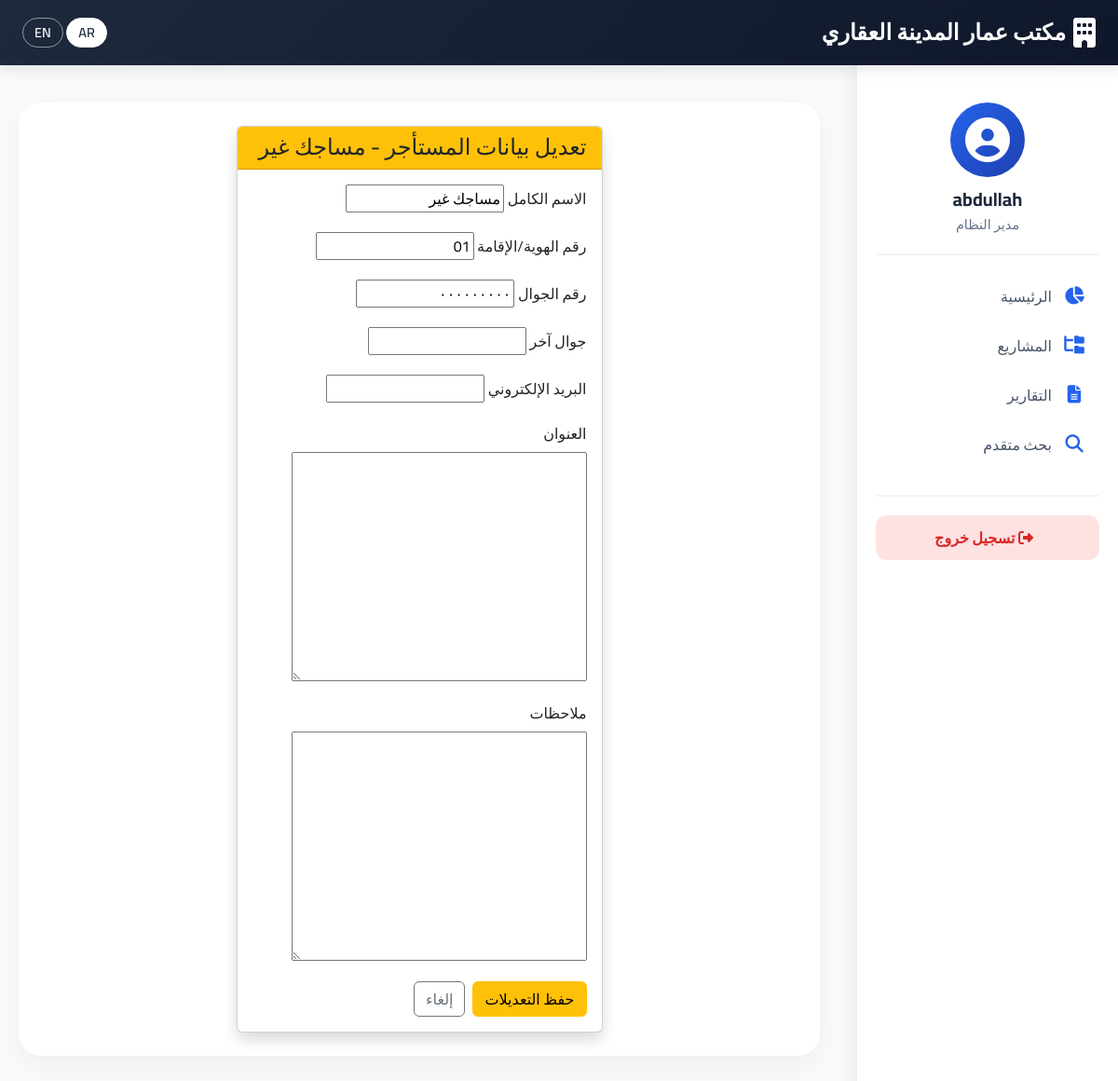
Page /edit/tenant/8/ (signed in) on the committed database.
### rentals/models.py (models this page shows, shortened)
class Tenant(models.Model):
    name = models.CharField(max_length=200, verbose_name="الاسم الكامل")
    identity_number = models.CharField(max_length=50, verbose_name="رقم الهوية/الإقامة")
    phone = models.CharField(max_length=20, verbose_name="رقم الجوال")
    phone2 = models.CharField(max_length=20, blank=True, verbose_name="جوال آخر")
    email = models.EmailField(blank=True, verbose_name="البريد الإلكتروني")
    address = models.TextField(blank=True, verbose_name="العنوان")
    id_image = models.ImageField(upload_to=tenant_id_path, verbose_name="صورة الهوية", blank=True, null=True)
    notes = models.TextField(blank=True, verbose_name="ملاحظات")
    is_deleted = models.BooleanField(default=False, verbose_name="محذوف؟")
    created_at = models.DateTimeField(auto_now_add=True)
    class Meta:
        verbose_name = "مستأجر"
        verbose_name_plural = "المستأجرون"
        ordering = ['name']
        unique_together = ['identity_number', 'is_deleted']  # يسمح بتكرار الرقم مع is_deleted=True

### rentals/views.py (the view)
# urls.py: path('edit/tenant/<int:pk>/', views.edit_tenant, name='edit_tenant'),
@login_required
@permission_required('rentals.change_tenant', raise_exception=True)
def edit_tenant(request, pk):
    tenant = get_object_or_404(Tenant, pk=pk, is_deleted=False)
    if request.method == 'POST':
        form = TenantForm(request.POST, request.FILES, instance=tenant)
        if form.is_valid():
            identity_number = normalize_arabic_numbers(form.cleaned_data['identity_number'])
            existing = Tenant.objects.filter(
                identity_number=identity_number,
                is_deleted=False
            ).exclude(pk=pk)
            if existing.exists():
                messages.error(request, _('رقم الهوية مستخدم مسبقاً من قبل مستأجر آخر.'))
                return render(request, 'rentals/edit_tenant.html', {'form': form, 'tenant': tenant})
            form.instance.identity_number = identity_number
            try:
                form.save()
                messages.success(request, _('تم تعديل بيانات المستأجر بنجاح.'))
                contract = tenant.contracts.first()
                if contract:
                    return redirect('unit_detail', pk=contract.unit.id)
                return redirect('home')
            except IntegrityError as e:
                messages.error(request, _('حدث خطأ في حفظ البيانات. الرقم مستخدم بالفعل أو مشكلة في القيد.'))
                return render(request, 'rentals/edit_tenant.html', {'form': form, 'tenant': tenant})
    else:
        form = TenantForm(instance=tenant)
    return render(request, 'rentals/edit_tenant.html', {'form': form, 'tenant': tenant})

### rentals/forms.py
class TenantForm(forms.ModelForm):
    class Meta:
        model = Tenant
        fields = ['name', 'identity_number', 'phone', 'phone2', 'email', 'address', 'notes']
        labels = {
            'name': _('الاسم الكامل'),
            'identity_number': _('رقم الهوية/الإقامة'),
            'phone': _('رقم الجوال'),
            'phone2': _('جوال آخر'),
            'email': _('البريد الإلكتروني'),
            'address': _('العنوان'),
            'notes': _('ملاحظات'),
        }
    def __init__(self, *args, **kwargs):
        super().__init__(*args, **kwargs)
        self.fields['phone2'].required = False
        self.fields['email'].required = False
        self.fields['address'].required = False
        self.fields['notes'].required = False

### rentals/templates/rentals/edit_tenant.html (shortened to what this page needs)
{% extends 'rentals/base.html' %}
{% load i18n %}
{% block content %}
<div class="row justify-content-center">
    <div class="col-md-8 col-lg-6">
        <div class="card shadow">
            <div class="card-header bg-warning text-dark">
                <h4 class="mb-0">{% trans "تعديل بيانات المستأجر" %} - {{ tenant.name }}</h4>
            </div>
            <div class="card-body">
                <form method="post">
                    {% for field in form %}
                        <div class="mb-3">
                            <label for="{{ field.id_for_label }}" class="form-label">{{ field.label }}</label>
                            {{ field }}
                        </div>
                    {% endfor %}
                    <div class="d-flex gap-2">
                        <button type="submit" class="btn btn-warning">{% trans "حفظ التعديلات" %}</button>
                        <a href="javascript:history.back()" class="btn btn-outline-secondary">{% trans "إلغاء" %}</a>
                    </div>
                </form>
            </div>
        </div>
    </div>
</div>
{% endblock %}

### rentals/templates/rentals/base.html (shortened to what this page needs)
<!DOCTYPE html>
{% load static i18n %}
<html lang="ar" dir="rtl">
<head>
    <link rel="stylesheet" href="https://cdn.jsdelivr.net/npm/bootstrap@5.3.2/dist/css/bootstrap.rtl.min.css">
    <link rel="stylesheet" href="https://cdnjs.cloudflare.com/ajax/libs/font-awesome/6.5.1/css/all.min.css">
</head>
<body>
    <nav class="navbar navbar-custom">
        <div class="container-fluid px-4">
            <a class="navbar-brand" href="{% url 'home' %}">
                <i class="fas fa-building"></i>
                مكتب عمار المدينة العقاري
            </a>
            <div class="language-switcher">
                <form action="{% url 'set_language' %}" method="post" class="d-inline">
                    <button type="submit" name="language" value="ar" class="btn btn-sm btn-light">AR</button>
                    <button type="submit" name="language" value="en" class="btn btn-sm btn-outline-light">EN</button>
                </form>
            </div>
        </div>
    </nav>
    <div class="sidebar" id="sidebar">
        <div class="user-info">
            <div class="avatar">
                <i class="fas fa-user-circle"></i>
            </div>
            <h5>{{ user.get_username|default:"زائر" }}</h5>
            <p>{% if user.is_superuser %}مدير النظام{% else %}مستخدم{% endif %}</p>
        </div>
        <ul class="sidebar-menu">
            <li>
                <a href="{% url 'home' %}" {% if request.path == '/' %}class="active"{% endif %}>
                    <i class="fas fa-chart-pie"></i> الرئيسية
                </a>
            </li>
            <li>
                <a href="{% url 'main_categories' %}" {% if '/categories/' in request.path %}class="active"{% endif %}>
                    <i class="fas fa-folder-tree"></i> المشاريع
                </a>
            </li>
            <li>
                <a href="{% url 'reports_dashboard' %}" {% if '/reports/' in request.path %}class="active"{% endif %}>
                    <i class="fas fa-file-alt"></i> التقارير
                </a>
            </li>
            <li>
                <a href="{% url 'advanced_search' %}" {% if '/search/' in request.path %}class="active"{% endif %}>
                    <i class="fas fa-search"></i> بحث متقدم
                </a>
            </li>
        </ul>
        <div class="sidebar-footer">
            {% if user.is_authenticated %}
            <a href="{% url 'logout' %}" class="logout-btn">
                <i class="fas fa-sign-out-alt ms-2"></i> تسجيل خروج
            </a>
            {% else %}
            <a href="{% url 'login' %}" class="btn btn-primary-custom w-100 py-2">
                <i class="fas fa-sign-in-alt ms-2"></i> دخول
            </a>
            {% endif %}
        </div>
    </div>
    <div class="main-content" id="mainContent">
        <div class="content-card">
            {% block content %}{% endblock %}
        </div>
    </div>
</body>
</html>

### rentals/templates/rentals/base.html (style rules this page uses)
* { font-family: 'Cairo', sans-serif; }
body { background-color: #f8fafc; margin: 0; padding: 0; }
.navbar-custom { background: linear-gradient(135deg, #1e293b, #0f172a); box-shadow: 0 4px 15px rgba(0,0,0,0.1); padding: 12px 0; position: fixed; top: 0; left: 0; right: 0; z-index: 1030; height: 70px; }
.navbar-custom .navbar-brand { color: white; font-weight: 700; font-size: 1.5rem; display: flex; align-items: center; gap: 8px; }
.navbar-custom .navbar-brand i { font-size: 2rem; }
.language-switcher .btn { border-radius: 20px; padding: 4px 12px; font-size: 0.9rem; font-weight: 600; }
.language-switcher .btn-light { background: white; color: #1e293b; }
.language-switcher .btn-outline-light { border-color: rgba(255,255,255,0.5); color: white; }
.sidebar { position: fixed; top: 70px; right: 0; bottom: 0; width: 280px; background: white; box-shadow: -4px 0 20px rgba(0,0,0,0.08); padding: 20px; overflow-y: auto; transition: 0.3s; z-index: 1020; }
.sidebar .user-info { text-align: center; padding: 20px 0; border-bottom: 2px solid #f1f5f9; margin-bottom: 20px; }
.sidebar .user-info .avatar { width: 80px; height: 80px; background: linear-gradient(135deg, #2563eb, #1e40af); border-radius: 50%; display: flex; align-items: center; justify-content: center; margin: 0 auto 12px; }
.sidebar .user-info .avatar i { font-size: 3rem; color: white; }
.sidebar .user-info h5 { color: #1e293b; font-weight: 700; margin-bottom: 4px; }
.sidebar .user-info p { color: #64748b; font-size: 0.9rem; margin: 0; }
.sidebar-menu { list-style: none; padding: 0; margin: 0; }
.sidebar-menu li { margin-bottom: 5px; }
.sidebar-menu a { display: flex; align-items: center; padding: 12px 15px; color: #475569; text-decoration: none; border-radius: 12px; transition: 0.2s; font-weight: 500; }
.sidebar-menu a i { margin-left: 12px; width: 24px; text-align: center; color: #2563eb; font-size: 1.2rem; }
.sidebar-footer { margin-top: 30px; padding-top: 20px; border-top: 2px solid #f1f5f9; }
.logout-btn { display: block; padding: 12px; background: #fee2e2; color: #dc2626; text-align: center; text-decoration: none; border-radius: 12px; font-weight: 600; transition: 0.2s; }
.main-content { margin-right: 300px; margin-top: 90px; padding: 20px; min-height: 100vh; transition: margin-right 0.3s; }
.content-card { background: white; border-radius: 24px; box-shadow: 0 10px 30px rgba(0,0,0,0.05); padding: 25px; margin-bottom: 25px; }

### rows in the picture
Tenant: name "مساجك غير", form "مساجك غير" "01" "٠٠٠٠٠٠٠٠٠"

### other values in the picture
{{ user.get_username|default:"زائر" }} "abdullah"
{{ field.label }} "الاسم الكامل" "رقم الهوية/الإقامة" "رقم الجوال" "جوال آخر" "البريد الإلكتروني" "العنوان" "ملاحظات"
